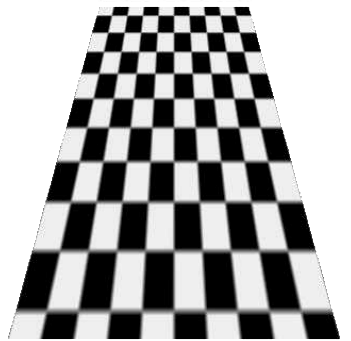
#> input picture opencv-python-学习笔记-kenny/笔记配套代码/05feature-detection/pic_datas/chessboard-2.png, 351 x 341 px
$ python 'harrisdemo2-sub-pixel accuracy.py'
#> lines starting #> are read from the running program, lines starting #| are printed output that depends on the picture; after the words box and inside, x2 and y2 are one past the last pixel; in counts of white or black regions, pixels touching at a corner belong together
import cv2
import numpy as np

img = cv2.imread('../pic_datas/chessboard-2.png')
#> img is the input picture: shape (341, 351, 3); min 0, max 255, mean 164
# 图片太大，需要缩小
# img = cv2.resize(img,(600,480))
gray = cv2.cvtColor(img,cv2.COLOR_BGR2GRAY)
gray = np.float32(gray)
#角点检测
dst = cv2.cornerHarris(gray,2,3,0.04)
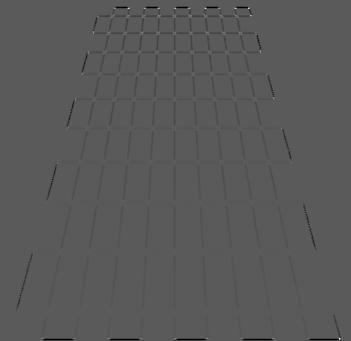
#> dst: shape (341, 351) float32; min -154588960, max 281183264, mean -1544513.1; drawn with min black and max white
#result is dilated for marking the corners, not important
dst = cv2.dilate(dst,None)
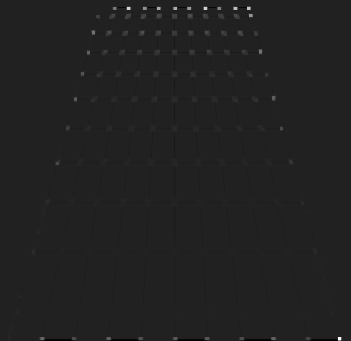
#> dst: shape (341, 351) float32; min -42282504, max 281183264, mean 470352.2; drawn with min black and max white
# 二值化
ret, dst = cv2.threshold(dst, 0.01 * dst.max(), 255, 0)
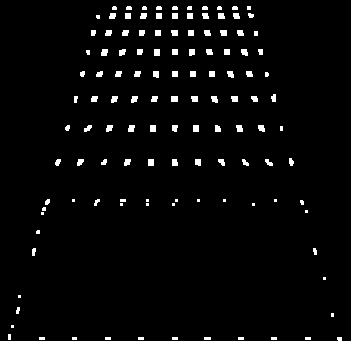
#> dst: shape (341, 351) float32; 2.9% white; 123 white regions (39 under 20 px), largest, box (x1, y1, x2, y2) and area: (101, 49, 108, 56) 43, (154, 49, 160, 56) 42, (171, 96, 178, 102) 42
#> ret = 2811832.6
dst = np.uint8(dst)

# find centroids
# connectedComponentsWithStats(InputArray image, OutputArray labels, OutputArray stats,
# OutputArray centroids, int connectivity=8, int ltype=CV_32S)
ret,labels,stat,centerids = cv2.connectedComponentsWithStats(dst)
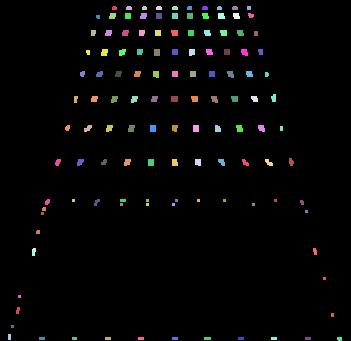
#> labels: shape (341, 351) int32; 124 distinct labels, from 0 to 123; one colour per label, 0 black
#> ret = 124; stat = 124 rows, first 6: [0, 0, 351, 341, 116266], [112, 6, 5, 4, 18], [126, 6, 6, 4, 22], [142, 6, 5, 4, 18], [156, 6, 6, 4, 22], [172, 6, 6, 4, 22]; centerids = 124 pairs, first value 9 to 339.1, second value 7.5 to 338.4

criteria = (cv2.TERM_CRITERIA_EPS + cv2.TERM_CRITERIA_MAX_ITER,100,0.001)
# Python: cv2.cornerSubPix(image, corners, winSize, zeroZone, criteria)
# zeroZone – Half of the size of the dead region in the middle of the search zone
# over which the summation in the formula below is not done. It is used sometimes
# to avoid possible singularities of the autocorrelation matrix. The value of (-1,-1)
# indicates that there is no such a size.
# 返回值由 点坐标组成的一个数组
corners = cv2.cornerSubPix(gray,np.float32(centerids),(3,3),(-1,-1),criteria)
#> corners = 124 pairs, first value 7.53 to 339.5, second value 6.53 to 338.4

# Now draw them
res = np.hstack((centerids,corners))
#> res = 124 rows, first 6: [175.1, 171.9, 175.1, 171.9], [114, 7.67, 113.6, 6.54], [128.5, 7.64, 128.3, 6.53], [144, 7.67, 143.6, 6.59], [158.5, 7.64, 158.3, 6.57], [174.5, 7.64, 173.7, 6.57]
# np.int0 可以用来省略小数点后的数字，非四舍五入
res = np.int0(res)
#> res = 124 rows, first 6: [175, 171, 175, 171], [114, 7, 113, 6], [128, 7, 128, 6], [144, 7, 143, 6], [158, 7, 158, 6], [174, 7, 173, 6]
img[res[:, 1], res[:, 0]] = [0, 0, 255]
img[res[:, 3], res[:, 2]] = [0, 255, 0]
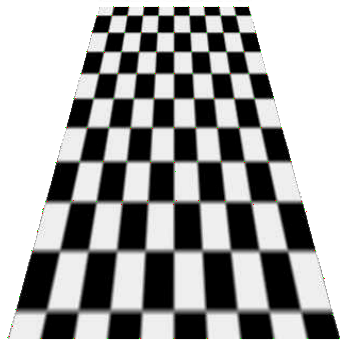
#> img: shape (341, 351, 3); mean B, G, R 163.7, 164, 163.9

cv2.imshow('subpixel5.png', img)
cv2.waitKey(0)
cv2.destroyAllWindows()
